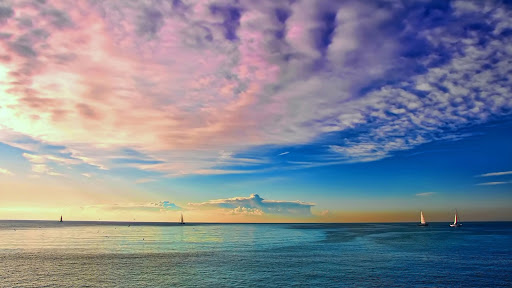
#> input picture 0728/test1.jpg, 512 x 288 px
$ python canny1.py
#> lines starting #> are read from the running program, lines starting #| are printed output that depends on the picture
import cv2
import numpy as np
from matplotlib import pyplot as plt

img = cv2.imread('test1.jpg', 0)
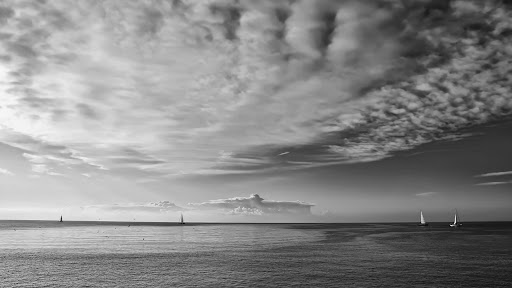
#> img: shape (288, 512); min 0, max 249, mean 135.5
edges = cv2.Canny(img, 50, 100)
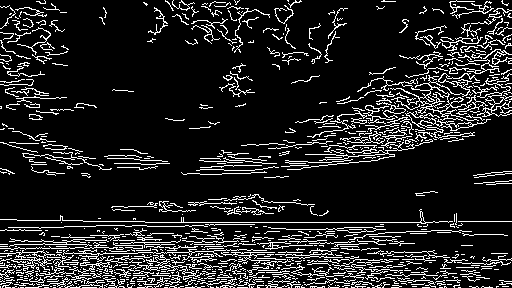
#> edges: shape (288, 512); 13.6% white in thin lines or dots
edges2 = cv2.Canny(img, 50, 150)
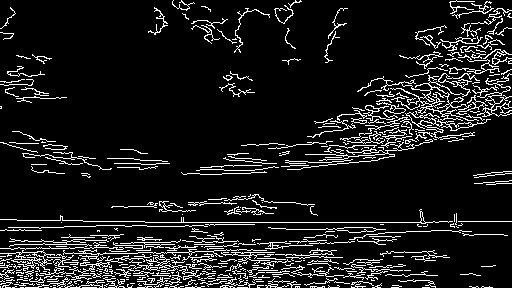
#> edges2: shape (288, 512); 10.6% white in thin lines or dots
edges3 = cv2.Canny(img, 50, 200)
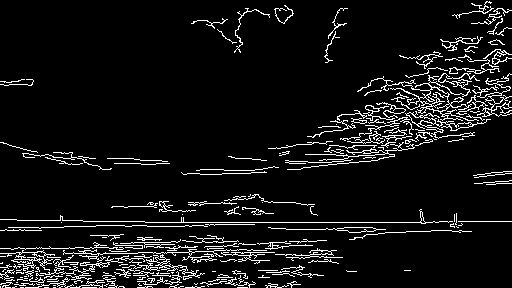
#> edges3: shape (288, 512); 7.7% white in thin lines or dots
edges4 = cv2.Canny(img, 100, 150)
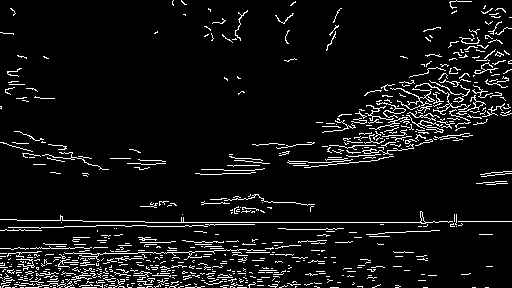
#> edges4: shape (288, 512); 6.8% white in thin lines or dots
edges5 = cv2.Canny(img, 200, 250)
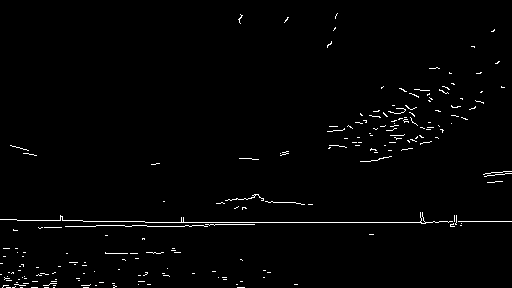
#> edges5: shape (288, 512); 1.5% white in thin lines or dots

plt.subplot(231), plt.imshow(img, cmap='gray'), plt.title('Original Image')
plt.subplot(232), plt.imshow(edges, cmap='gray'), plt.title('Edge Image 50-100')
plt.subplot(233), plt.imshow(edges2, cmap='gray'), plt.title('Edge Image 50-150')
plt.subplot(234), plt.imshow(edges3, cmap='gray'), plt.title('Edge Image 50-200')
plt.subplot(235), plt.imshow(edges4, cmap='gray'), plt.title('Edge Image 100-150')
plt.subplot(236), plt.imshow(edges5, cmap='gray'), plt.title('Edge Image 200-250')

plt.show()
